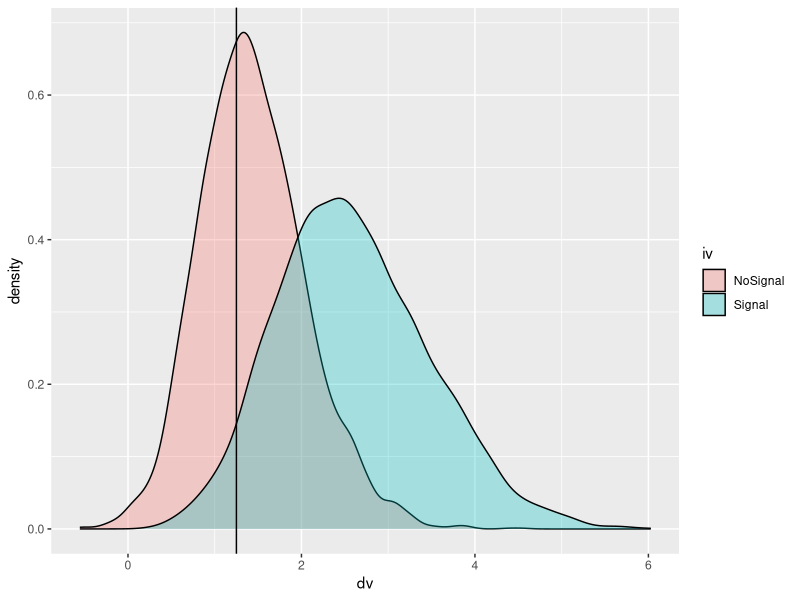

This figure's R source:
rm(list = ls())

library(ggplot2)

sig<-2.5
n_targ<-1
n_dist<-7
sim<-10000

mu1<-0
mu2<-sig # signal size (should be dprime of single target ident.)
sd1<-1    # SD of target detector responses to distractor (Default: 1)
sd2<-1    # SD of target detector responses to target (Default: 1)

sign<-vector(length = round(sim/2))
nosign<-vector(length = round(sim/2))
for (i in 1:round(sim/2)){ 
  # 2 kinds of trials
  nosign[i]<-max(rnorm(n_dist+n_targ,mu1,sd1)) # get numit samples from distractor distribution, take maximum
  sign[i]<-max(c(rnorm(n_dist,mu1,sd1),rnorm(n_targ,mu2,sd2))) # get numit-1 samples from distractor distribution and 1 from target distribution, take maximum
}
fp<-length(nosign[nosign>(mu2/2)])
hit<-length(sign[sign>(mu2/2)])
rej <-length(nosign[nosign<(mu2/2)])
miss<-length(sign[sign<(mu2/2)])
p<-(hit+rej)/sim
list('p'=p,'hit'=hit/(sim/2),'fp'=fp/(sim/2),'rej'=rej/(sim/2),'miss'=miss/(sim/2))

df<-data.frame(
  dv=c(sign,nosign),
  iv=c(rep('Signal',length(sign)),rep('NoSignal',length(nosign)))
)


ggplot(df, aes(x=dv, fill=iv)) + geom_density(alpha=.3) + geom_vline(xintercept = sig/2)
